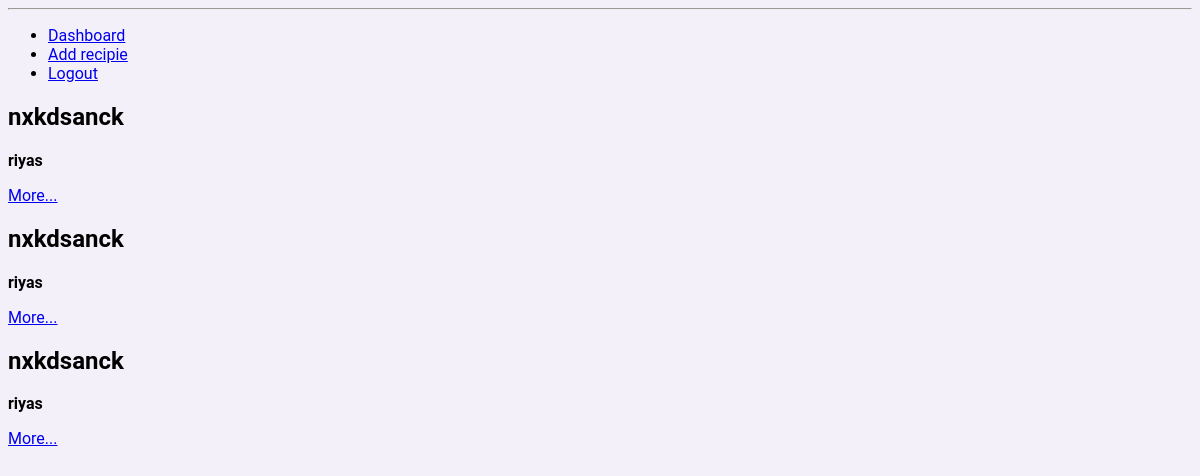
Before: /addpost/index (signed in) with the older database file.
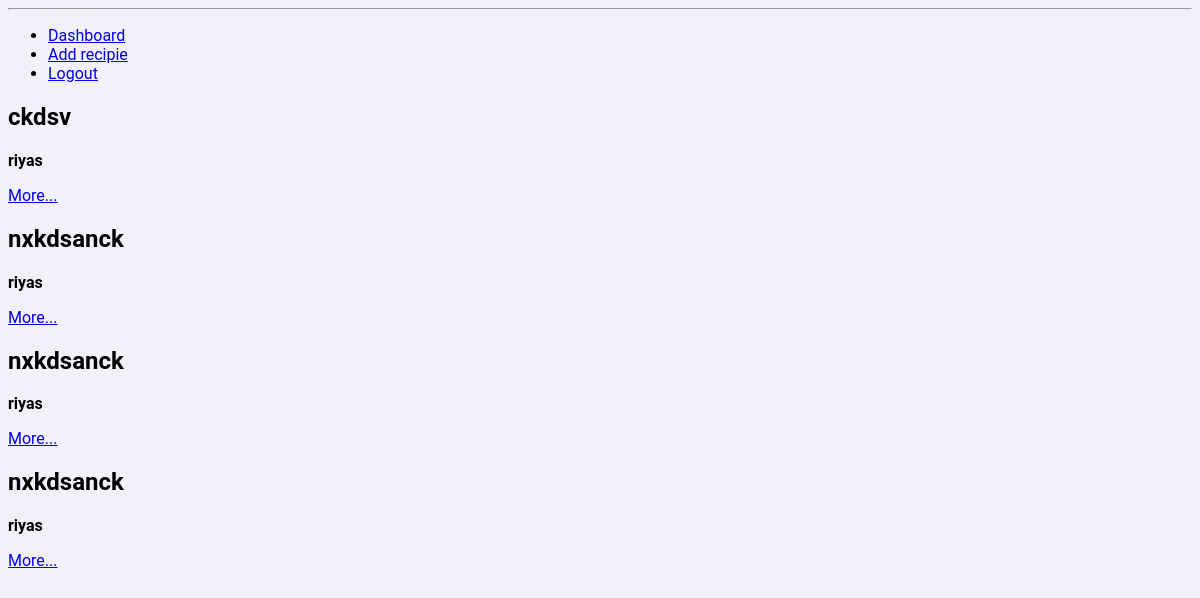
After: the same page with the newer database file.
### addpost/models.py (models this page shows, shortened)
class Blog(models.Model):
    title = models.TextField()
    ingredients = models.TextField()
    body = models.TextField()
    preptime = models.DecimalField(decimal_places=0, max_digits=3, default=0),
    course = models.CharField(max_length=20, choices=course_choices, default='appetizer')
    diet = models.CharField(max_length=28, choices=diet_choices, default='diet')
    created_on = models.DateTimeField(default=timezone.now)
    author = models.ForeignKey(User, on_delete=models.CASCADE)

### addpost/views.py (the view)
# urls.py: path('addpost/index',BlogView.as_view(), name='blog-detail'),
class BlogView(View):
    def get(self, request, *args, **kwargs):
        blogs = Blog.objects.all().order_by('-created_on')
        form = BlogForm()
        context = {
            'blog_list' : blogs,
            'form' :form,
            'name': request.user.first_name
        }
        return render(request, 'addpost/blogindex.html', context)

### templates/addpost/blogindex.html (shortened to what this page needs)
{% load static %}
<!DOCTYPE html>
<html lang="en">
<head>
    <link rel="stylesheet" href="{% static 'mainpage.css' %}">
</head>
<body>
    <header>
        <nav class="navbar">
            <hr>
            <ul>
                <li><a href="/addpost/index">Dashboard</a></li>
                <li><a href="/addpost">Add recipie</a></li>
                <li><a href="/signout" id="logout">Logout</a></li>
            </ul>
        </nav>
    </header>
    <section class="dashboard" id="dashboard">
        <div class="row justify-content-center mt-3 blogg">
            {% for blog in blog_list %}
            <div class="col-md-5 col-sm-12 border-bottom bloogg">
                <h1>
                        {{ blog.title }}
                </h1>
                <p><strong>{{blog.author }}</strong> </p>
                <a href="{% url 'blog-detail' blog.pk %}">More...</a>
            </div>
            {% endfor %}
        </div>
    </section>
</body>
</html>

Changed rows visible on the page:
added Blog: title "ckdsv", author "riyas"
